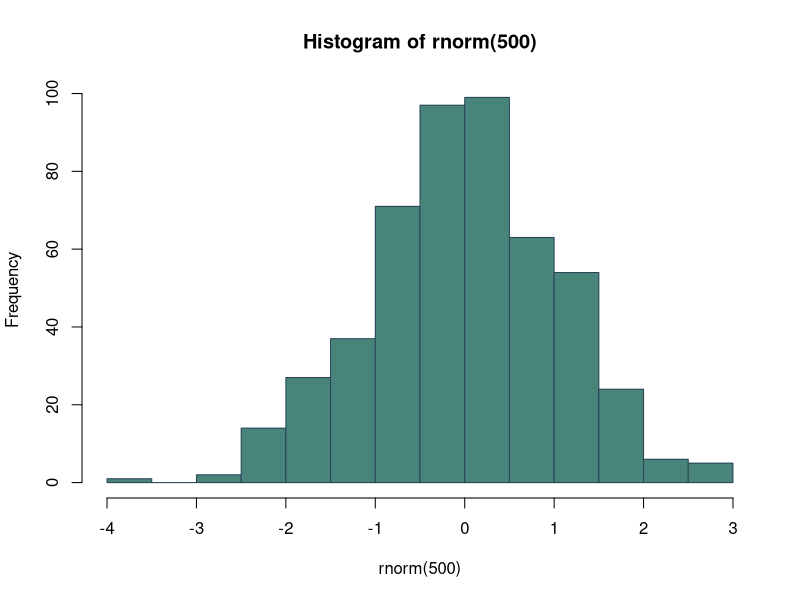

Here is the R script that generated this plot:
## ---- chunk 1
(x <- 1:10)
## ---- chunk 2
(x <- 1:10)
## ---- chunk 3
par(bg = "transparent")
hist(rnorm(500), col = "#49847b", border = "#294557")
